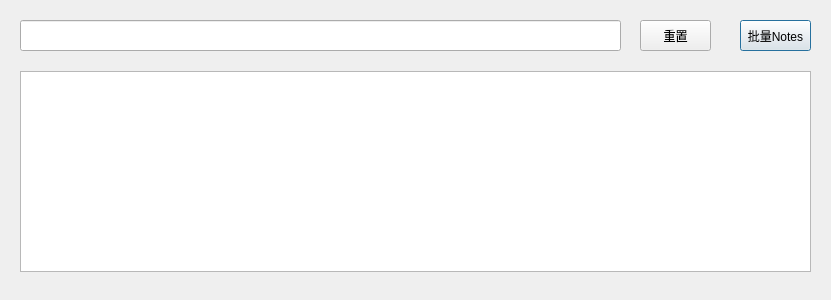
<?xml version="1.0" encoding="UTF-8"?>
<ui version="4.0">
 <class>Wwise_SetNotes</class>
 <widget class="QDialog" name="Wwise_SetNotes">
  <property name="geometry">
   <rect>
    <x>0</x>
    <y>0</y>
    <width>831</width>
    <height>300</height>
   </rect>
  </property>
  <property name="windowTitle">
   <string>Wwise_SetNotes</string>
  </property>
  <widget class="QLineEdit" name="lineEdit">
   <property name="geometry">
    <rect>
     <x>20</x>
     <y>20</y>
     <width>601</width>
     <height>31</height>
    </rect>
   </property>
  </widget>
  <widget class="QPushButton" name="pushButton">
   <property name="geometry">
    <rect>
     <x>740</x>
     <y>20</y>
     <width>71</width>
     <height>31</height>
    </rect>
   </property>
   <property name="text">
    <string>批量Notes</string>
   </property>
  </widget>
  <widget class="QPushButton" name="pushButton_2">
   <property name="geometry">
    <rect>
     <x>640</x>
     <y>20</y>
     <width>71</width>
     <height>31</height>
    </rect>
   </property>
   <property name="text">
    <string>重置</string>
   </property>
  </widget>
  <widget class="QListView" name="listView">
   <property name="geometry">
    <rect>
     <x>20</x>
     <y>71</y>
     <width>791</width>
     <height>201</height>
    </rect>
   </property>
  </widget>
 </widget>
 <resources/>
 <connections/>
</ui>
